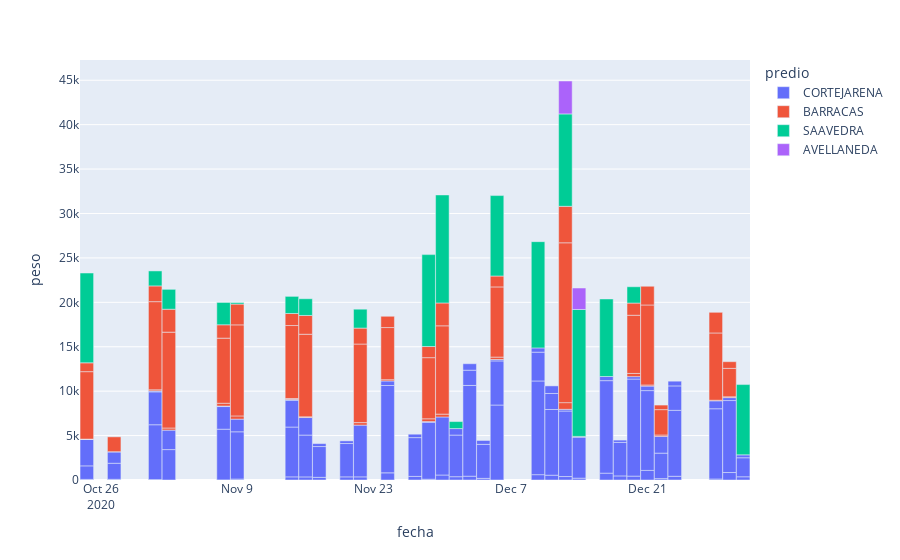

Here is the notebook cell this chart was saved with:
### Code cell
def pesos_historico_predios(data):
    '''
    Grafica fecha contra peso (promedio o suma total) entregado ese día agrupando según el predio.
    Devuelve la figura de plotly conteniendo el gráfico.
    '''
    df = data.groupby(by=["fecha", "predio", "material"], as_index = False).sum()    # Para sacar la info de materiales, sacar "material"
    fig = px.bar(df, x="fecha", y="peso", color="predio", hover_data=["material"]) # "group"
    fig.update_xaxes(rangebreaks=[dict(bounds=["sat", "mon"])])    # Ignora fin de semana
    fig.update_layout(bargap=0.01)
    return fig

pesos_historico_predios(pesajes_df).show()

### Figure 1 — Plotly figure (JSON) as saved in the notebook; plotly's stock layout.template omitted (floating-point values rounded to 4 significant figures)
{"data": [{"alignmentgroup": "True", "customdata": [["Mezcla B"], ["Vidrio B"], ["Chatarra"], ["Mezcla B"], ["TELA"], ["Vidrio B"], ["Chatarra"], ["Mezcla B"], ["TELA"], ["Vidrio B"], ["Chatarra"], ["Mezcla B"], ["TELA"], ["Vidrio B"], ["Mezcla B"], ["TELA"], ["Chatarra"], ["Mezcla B"], ["TELA"], ["Vidrio B"], ["Chatarra"], ["Mezcla B"], ["TELA"], ["Chatarra"], ["Mezcla B"], ["TELA"], ["Vidrio B"], ["Chatarra"], ["Mezcla B"], ["TELA"], ["Chatarra"], ["Mezcla B"], ["Vidrio B"], ["Chatarra"], ["Mezcla B"], ["Vidrio B"], ["Chatarra"], ["Mezcla B"], ["Chatarra"], ["Mezcla B"], ["Vidrio B"], ["Chatarra"], ["Mezcla B"], ["Vidrio B"], ["Chatarra"], ["Mezcla B"], ["Vidrio B"], ["Chatarra"], ["Mezcla B"], ["Chatarra"], ["Mezcla B"], ["Vidrio B"], ["Chatarra"], ["Mezcla B"], ["TELA"], ["Vidrio B"], ["Chatarra"], ["Mezcla B"], ["Vidrio B"], ["Mezcla B"], ["TELA"], ["Vidrio B"], ["Chatarra"], ["Mezcla B"], ["TELA"], ["Vidrio B"], ["Chatarra"], ["Mezcla B"], ["TELA"], ["Vidrio B"], ["Chatarra"], ["Mezcla B"], ["Vidrio B"], ["Chatarra"], ["Mezcla B"], ["Vidrio B"], ["Chatarra"], ["Mezcla B"], ["Vidrio B"], ["Chatarra"], ["Mezcla B"], ["Vidrio B"], ["Chatarra"], ["Mezcla B"], ["Vidrio B"], ["Chatarra"], ["Mezcla B"], ["Vidrio B"], ["Chatarra"], ["Mezcla B"], ["TELA"], ["Chatarra"], ["Mezcla B"], ["TELA"], ["Vidrio B"], ["Chatarra"], ["Mezcla B"], ["Vidrio B"], ["Chatarra"], ["Mezcla B"], ["Vidrio B"], ["Chatarra"], ["Mezcla B"], ["Vidrio B"]], "hovertemplate": "predio=CORTEJARENA<br>fecha=%{x}<br>peso=%{y}<br>material=%{customdata[0]}<extra></extra>", "legendgroup": "CORTEJARENA", "marker": {"color": "#636efa", "pattern": {"shape": ""}}, "name": "CORTEJARENA", "offsetgroup": "CORTEJARENA", "orientation": "v", "showlegend": true, "textposition": "auto", "type": "bar", "x": ["2020-03-28T00:00:00", "2020-03-28T00:00:00", "2020-10-23T00:00:00", "2020-10-23T00:00:00", "2020-10-23T00:00:00", "2020-10-23T00:00:00", "2020-10-27T00:00:00", "2020-10-27T00:00:00", "2020-10-27T00:00:00", "2020-10-27T00:00:00", "2020-10-30T00:00:00", "2020-10-30T00:00:00", "2020-10-30T00:00:00", "2020-10-30T00:00:00", "2020-11-02T00:00:00", "2020-11-02T00:00:00", "2020-11-06T00:00:00", "2020-11-06T00:00:00", "2020-11-06T00:00:00", "2020-11-06T00:00:00", "2020-11-09T00:00:00", "2020-11-09T00:00:00", "2020-11-09T00:00:00", "2020-11-13T00:00:00", "2020-11-13T00:00:00", "2020-11-13T00:00:00", "2020-11-13T00:00:00", "2020-11-16T00:00:00", "2020-11-16T00:00:00", "2020-11-16T00:00:00", "2020-11-17T00:00:00", "2020-11-17T00:00:00", "2020-11-17T00:00:00", "2020-11-19T00:00:00", "2020-11-19T00:00:00", "2020-11-19T00:00:00", "2020-11-20T00:00:00", "2020-11-20T00:00:00", "2020-11-24T00:00:00", "2020-11-24T00:00:00", "2020-11-24T00:00:00", "2020-11-26T00:00:00", "2020-11-26T00:00:00", "2020-11-26T00:00:00", "2020-11-27T00:00:00", "2020-11-27T00:00:00", "2020-11-27T00:00:00", "2020-11-30T00:00:00", "2020-11-30T00:00:00", "2020-12-01T00:00:00", "2020-12-01T00:00:00", "2020-12-01T00:00:00", "2020-12-02T00:00:00", "2020-12-02T00:00:00", "2020-12-02T00:00:00", "2020-12-02T00:00:00", "2020-12-03T00:00:00", "2020-12-03T00:00:00", "2020-12-03T00:00:00", "2020-12-04T00:00:00", "2020-12-04T00:00:00", "2020-12-04T00:00:00", "2020-12-09T00:00:00", "2020-12-09T00:00:00", "2020-12-09T00:00:00", "2020-12-09T00:00:00", "2020-12-10T00:00:00", "2020-12-10T00:00:00", "2020-12-10T00:00:00", "2020-12-10T00:00:00", "2020-12-11T00:00:00", "2020-12-11T00:00:00", "2020-12-11T00:00:00", "2020-12-14T00:00:00", "2020-12-14T00:00:00", "2020-12-14T00:00:00", "2020-12-16T00:00:00", "2020-12-16T00:00:00", "2020-12-16T00:00:00", "2020-12-17T00:00:00", "2020-12-17T00:00:00", "2020-12-17T00:00:00", "2020-12-18T00:00:00", "2020-12-18T00:00:00", "2020-12-18T00:00:00", "2020-12-21T00:00:00", "2020-12-21T00:00:00", "2020-12-21T00:00:00", "2020-12-22T00:00:00", "2020-12-22T00:00:00", "2020-12-22T00:00:00", "2020-12-23T00:00:00", "2020-12-23T00:00:00", "2020-12-23T00:00:00", "2020-12-23T00:00:00", "2020-12-28T00:00:00", "2020-12-28T00:00:00", "2020-12-28T00:00:00", "2020-12-29T00:00:00", "2020-12-29T00:00:00", "2020-12-29T00:00:00", "2020-12-30T00:00:00", "2020-12-30T00:00:00", "2020-12-30T00:00:00"], "xaxis": "x", "y": [10, 35, 69, 1522, 2979, 14, 79, 1807, 1278, 21, 44, 6174, 3705, 97, 3424, 2191, 10, 5710, 2547, 60, 107, 5320, 1425, 352, 5607, 3008, 101, 347, 4711, 1974, 299, 3467, 332, 354, 3752, 299, 353, 5824, 805, 9831, 513, 405, 4366, 384, 87, 6409, 81, 563, 6531, 371, 4687, 731, 429, 10215, 1717, 728, 183, 3830, 437, 8439, 4966, 157, 600, 10548, 3242, 480, 541, 7396, 1802, 855, 387, 7378, 191, 207, 4632, 22, 770, 10414, 465, 459, 3774, 258, 435, 10925, 276, 1079, 8985, 507, 157, 2867, 1885, 420, 7423, 2747, 534, 116, 7903, 894, 841, 8102, 334, 362, 2143, 326], "yaxis": "y"}, {"alignmentgroup": "True", "customdata": [["Chatarra"], ["Mezcla B"], ["Vidrio B"], ["Mezcla B"], ["Chatarra"], ["Mezcla B"], ["Vidrio B"], ["Chatarra"], ["Mezcla B"], ["Vidrio B"], ["Chatarra"], ["Mezcla B"], ["Vidrio B"], ["Chatarra"], ["Mezcla B"], ["Vidrio B"], ["Chatarra"], ["Mezcla B"], ["Vidrio B"], ["Chatarra"], ["Mezcla B"], ["Vidrio B"], ["Chatarra"], ["Mezcla B"], ["Vidrio B"], ["Chatarra"], ["Mezcla B"], ["Vidrio B"], ["Chatarra"], ["Mezcla B"], ["Vidrio B"], ["Chatarra"], ["Mezcla B"], ["Vidrio B"], ["Chatarra"], ["Mezcla B"], ["Vidrio B"], ["Chatarra"], ["Mezcla B"], ["Vidrio B"], ["Mezcla B"], ["Chatarra"], ["Mezcla B"], ["Vidrio B"], ["Chatarra"], ["Mezcla B"], ["Vidrio B"], ["Chatarra"], ["Mezcla B"], ["Vidrio B"], ["Chatarra"], ["Mezcla B"], ["Vidrio B"], ["Chatarra"], ["Mezcla B"], ["Vidrio B"]], "hovertemplate": "predio=BARRACAS<br>fecha=%{x}<br>peso=%{y}<br>material=%{customdata[0]}<extra></extra>", "legendgroup": "BARRACAS", "marker": {"color": "#EF553B", "pattern": {"shape": ""}}, "name": "BARRACAS", "offsetgroup": "BARRACAS", "orientation": "v", "showlegend": true, "textposition": "auto", "type": "bar", "x": ["2020-10-23T00:00:00", "2020-10-23T00:00:00", "2020-10-23T00:00:00", "2020-10-27T00:00:00", "2020-10-30T00:00:00", "2020-10-30T00:00:00", "2020-10-30T00:00:00", "2020-11-02T00:00:00", "2020-11-02T00:00:00", "2020-11-02T00:00:00", "2020-11-06T00:00:00", "2020-11-06T00:00:00", "2020-11-06T00:00:00", "2020-11-09T00:00:00", "2020-11-09T00:00:00", "2020-11-09T00:00:00", "2020-11-13T00:00:00", "2020-11-13T00:00:00", "2020-11-13T00:00:00", "2020-11-16T00:00:00", "2020-11-16T00:00:00", "2020-11-16T00:00:00", "2020-11-20T00:00:00", "2020-11-20T00:00:00", "2020-11-20T00:00:00", "2020-11-24T00:00:00", "2020-11-24T00:00:00", "2020-11-24T00:00:00", "2020-11-27T00:00:00", "2020-11-27T00:00:00", "2020-11-27T00:00:00", "2020-11-30T00:00:00", "2020-11-30T00:00:00", "2020-11-30T00:00:00", "2020-12-04T00:00:00", "2020-12-04T00:00:00", "2020-12-04T00:00:00", "2020-12-11T00:00:00", "2020-12-11T00:00:00", "2020-12-11T00:00:00", "2020-12-14T00:00:00", "2020-12-18T00:00:00", "2020-12-18T00:00:00", "2020-12-18T00:00:00", "2020-12-21T00:00:00", "2020-12-21T00:00:00", "2020-12-21T00:00:00", "2020-12-22T00:00:00", "2020-12-22T00:00:00", "2020-12-22T00:00:00", "2020-12-28T00:00:00", "2020-12-28T00:00:00", "2020-12-28T00:00:00", "2020-12-29T00:00:00", "2020-12-29T00:00:00", "2020-12-29T00:00:00"], "xaxis": "x", "y": [23, 7588, 996, 1673, 130, 9924, 1773, 239, 10791, 2578, 314, 7328, 1504, 362, 10248, 2342, 107, 8213, 1355, 76, 9300, 2111, 282, 8844, 1797, 142, 5869, 1270, 313, 6880, 1255, 323, 9940, 2573, 273, 7898, 1230, 752, 17994, 4106, 47, 358, 6550, 1375, 126, 9004, 2108, 158, 2853, 515, 67, 7571, 2326, 91, 3199, 752], "yaxis": "y"}, {"alignmentgroup": "True", "customdata": [["Mezcla B"], ["Mezcla B"], ["Mezcla B"], ["Mezcla B"], ["Mezcla B"], ["Mezcla B"], ["Mezcla B"], ["Mezcla B"], ["Mezcla B"], ["Mezcla B"], ["Mezcla B"], ["Mezcla B"], ["Mezcla B"], ["Mezcla B"], ["Mezcla B"], ["Mezcla B"], ["Mezcla B"], ["Mezcla B"]], "hovertemplate": "predio=SAAVEDRA<br>fecha=%{x}<br>peso=%{y}<br>material=%{customdata[0]}<extra></extra>", "legendgroup": "SAAVEDRA", "marker": {"color": "#00cc96", "pattern": {"shape": ""}}, "name": "SAAVEDRA", "offsetgroup": "SAAVEDRA", "orientation": "v", "showlegend": true, "textposition": "auto", "type": "bar", "x": ["2020-10-23T00:00:00", "2020-10-30T00:00:00", "2020-11-02T00:00:00", "2020-11-06T00:00:00", "2020-11-09T00:00:00", "2020-11-13T00:00:00", "2020-11-16T00:00:00", "2020-11-20T00:00:00", "2020-11-27T00:00:00", "2020-11-30T00:00:00", "2020-12-01T00:00:00", "2020-12-04T00:00:00", "2020-12-09T00:00:00", "2020-12-11T00:00:00", "2020-12-14T00:00:00", "2020-12-16T00:00:00", "2020-12-18T00:00:00", "2020-12-30T00:00:00"], "xaxis": "x", "y": [10108, 1687, 2239, 2514, 167, 1928, 1882, 2127, 10345, 12157, 788, 9054, 11959, 10399, 14288, 8729, 1834, 7911], "yaxis": "y"}, {"alignmentgroup": "True", "customdata": [["TELA"], ["TELA"]], "hovertemplate": "predio=AVELLANEDA<br>fecha=%{x}<br>peso=%{y}<br>material=%{customdata[0]}<extra></extra>", "legendgroup": "AVELLANEDA", "marker": {"color": "#ab63fa", "pattern": {"shape": ""}}, "name": "AVELLANEDA", "offsetgroup": "AVELLANEDA", "orientation": "v", "showlegend": true, "textposition": "auto", "type": "bar", "x": ["2020-12-11T00:00:00", "2020-12-14T00:00:00"], "xaxis": "x", "y": [3707, 2416], "yaxis": "y"}], "layout": {"bargap": 0.01, "barmode": "relative", "legend": {"title": {"text": "predio"}, "tracegroupgap": 0}, "margin": {"t": 60}, "xaxis": {"anchor": "y", "domain": [0, 1], "rangebreaks": [{"bounds": ["sat", "mon"]}], "title": {"text": "fecha"}}, "yaxis": {"anchor": "x", "domain": [0, 1], "title": {"text": "peso"}}}}
